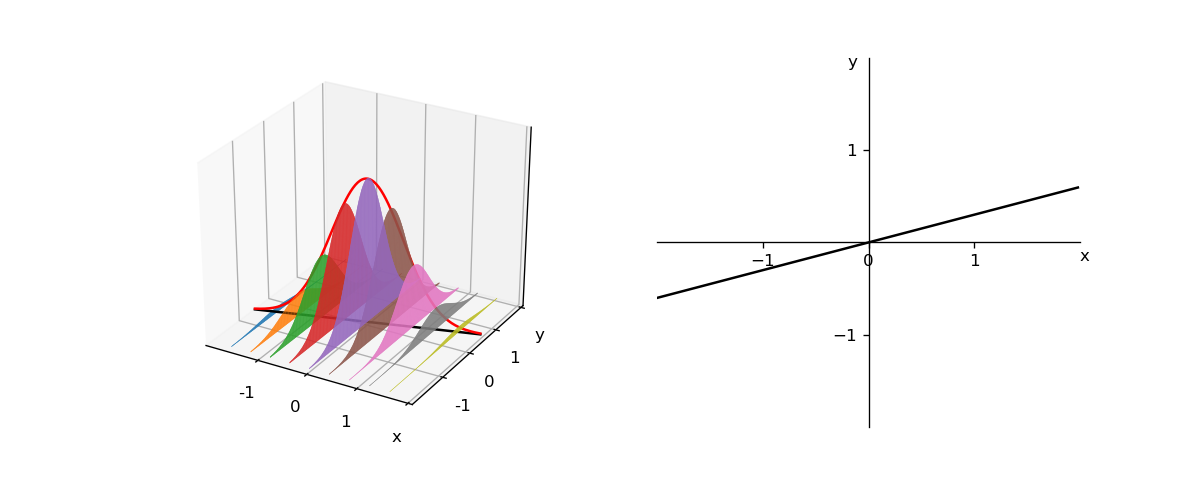

This figure's Python source:
import numpy as np
import matplotlib.pyplot as plt
from matplotlib import cm
from mpl_toolkits.mplot3d import axes3d
from mpl_toolkits.mplot3d.art3d import Poly3DCollection, Line3DCollection
def axesCross(ax):
    ax.spines["top"].set_color("none")
    ax.spines["bottom"].set_position("zero")
    ax.spines["left"].set_position("zero")
    ax.spines["right"].set_color("none")

def get_XYZ_Points(line, surface):
    lineX = np.arange(-limit, limit, .02)
    lineY = line(lineX)
    z = surface(lineX, lineY)
    return lineX, lineY, z

def get_XStatic_XYZ_Points(xPosition, surface):
    lineY = np.arange(-limit, limit, .02)
    lineX = np.full(lineY.shape, xPosition)
    z = surface(lineX, lineY)
    return lineX, lineY, z


def cross_Section(xPosition, surface, ax, color='C6'):
    lineX, lineY, z = get_XStatic_XYZ_Points(xPosition, surface)

    poly3DSize = np.size(lineX)
    poly3d = np.zeros((poly3DSize, 4, 3))
    for itr in np.arange(poly3DSize-1):
        poly3d[itr,:,:] = [[lineX[itr],   lineY[itr],   0        ],
                           [lineX[itr+1], lineY[itr+1], 0        ],
                           [lineX[itr+1], lineY[itr+1], z[itr+1] ],
                           [lineX[itr],   lineY[itr],   z[itr]   ]]
    ax.add_collection3d(Poly3DCollection(poly3d, facecolors=color, linewidths=1, alpha=.3))
    ax.add_collection3d(Line3DCollection(poly3d, colors=color, linewidths=.2))

limit = 2

fig = plt.figure(figsize=(10, 4), dpi=120)
ax1 = fig.add_subplot(1, 2, 1, projection='3d')
ax2 = fig.add_subplot(1, 2, 2)
ax1.set_xlim(-limit, limit)
ax1.set_ylim(-limit, limit)
ax1.set_zlim(0, .2)
ax2.set_xlim(-limit, limit)
ax2.set_ylim(-limit, limit)

ax1.xaxis.set_ticks([-1, 0, 1, 2])
ax1.xaxis.set_ticklabels([-1, 0, 1, "x"])
ax1.yaxis.set_ticks([-1, 0, 1, 2])
ax1.yaxis.set_ticklabels([-1, 0, 1, "y"])
ax1.zaxis.set_ticks([])
ax2.xaxis.set_ticks([-1, 0, 1])
ax2.yaxis.set_ticks([-1, 1])

sigmaX = 1
sigmaY = 1
expectX = 0
expectY = 0
rho = .3
c = 1.0/(2*np.pi*sigmaX*sigmaY*np.sqrt(1-rho**2))
q = lambda u, v: 1.0/2*np.pi*(1-rho**2)*(v**2-2*rho*u*v+u**2)
pdfGaussian = lambda x, y: c*np.exp(-q(1.0*(x-expectX)/sigmaX, 1.0*(y-expectY)/sigmaY))

line = lambda x: .3*x

x = np.arange(-limit, limit, .02)
y = np.arange(-limit, limit, .02)
X, Y = np.meshgrid(x, y)
ZPDF = pdfGaussian(X, Y)

internal = .4
#for x_Pos in np.arange(-limit+internal, limit, internal):
#    lineX, lineY, lineZ = get_XStatic_XYZ_Points(x_Pos, pdfGaussian)
#    ax1.plot3D(lineX, lineY, np.full(lineX.shape, 0), color='k')
#    ax1.plot3D(lineX, lineY, lineZ, color='r')
#ax1.plot_surface(X, Y, ZPDF, cmap=cm.BrBG, alpha=.7)

i = 0
for x_Pos in np.arange(-limit+internal, limit, internal):
    cross_Section(x_Pos, pdfGaussian, ax1, 'C'+str(i))
    i += 1
ax1.plot3D(x, line(x), np.full(x.shape, 0), color='k')
lineX, lineY, lineZ = get_XYZ_Points(line, pdfGaussian)
ax1.plot3D(lineX, lineY, lineZ, color='r')

axesCross(ax2)
ax2.plot(x, line(x), color='k')
ax2.text(2, -.2, "x")
ax2.text(-.2, 1.9, "y")
#fig.text(.27, .03, r"$f_{X,Y}(x,y)$")
#fig.text(.63, .03, r"$f_{X,Y}(x=0, y),\ f_{X,Y}(x=\pm 0.4, y),\cdot\cdot\cdot$")
#plt.annotate(r'$f_{X,Y}(x=0,y)$', xytext=(.68, .8), xy=(.73, .62), bbox=dict(boxstyle='round,pad=.5', fc='C4', alpha=.5), xycoords='figure fraction', arrowprops=dict(arrowstyle='->'))
#plt.annotate(r'$f_{Y|X}(y|x=0)$', xytext=(.85, .8), xy=(.77, .81), bbox=dict(boxstyle='round,pad=.5', fc='C4', alpha=.5), xycoords='figure fraction', arrowprops=dict(arrowstyle='<-'))
#fig.text(.77, .82, "normalize")

fig.savefig("EstimatorRandom.png", format='png')
plt.show()
